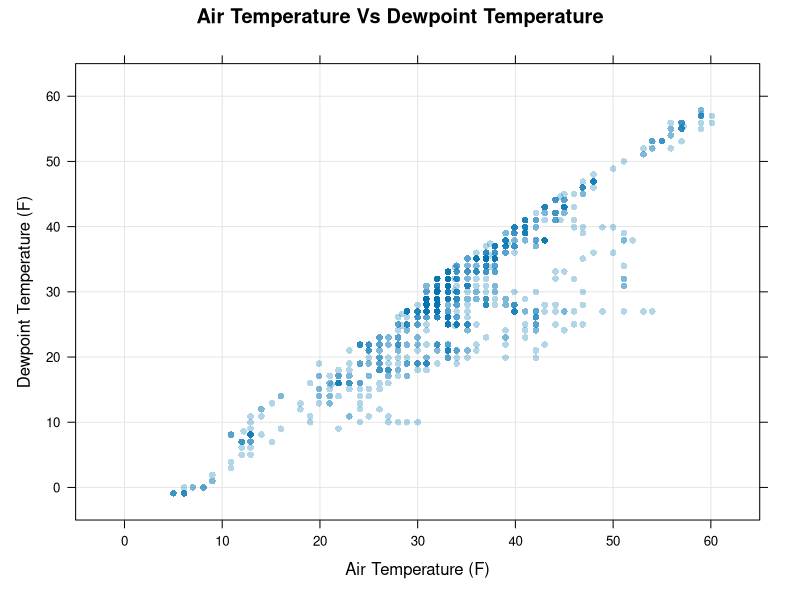
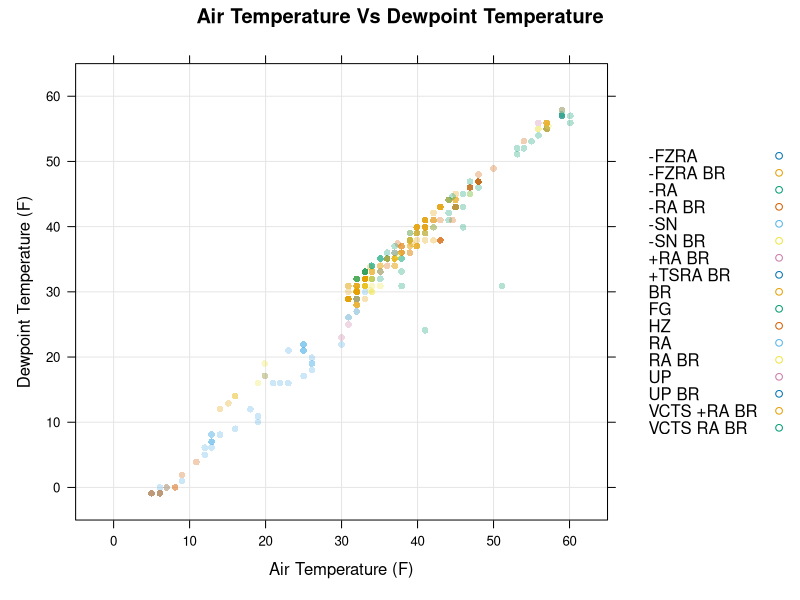
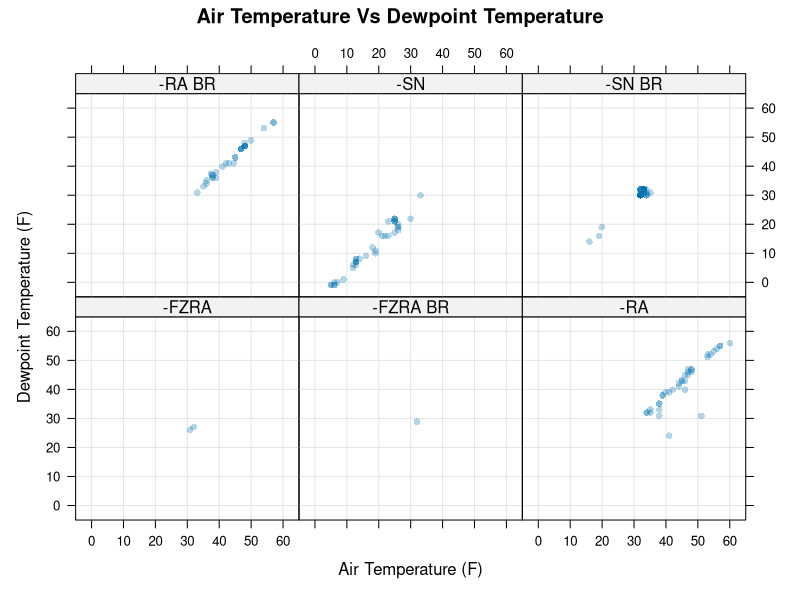
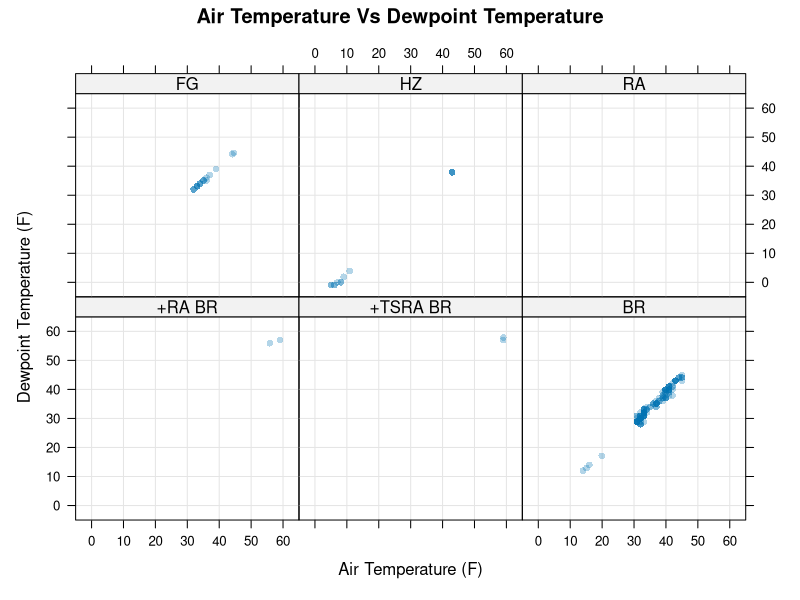
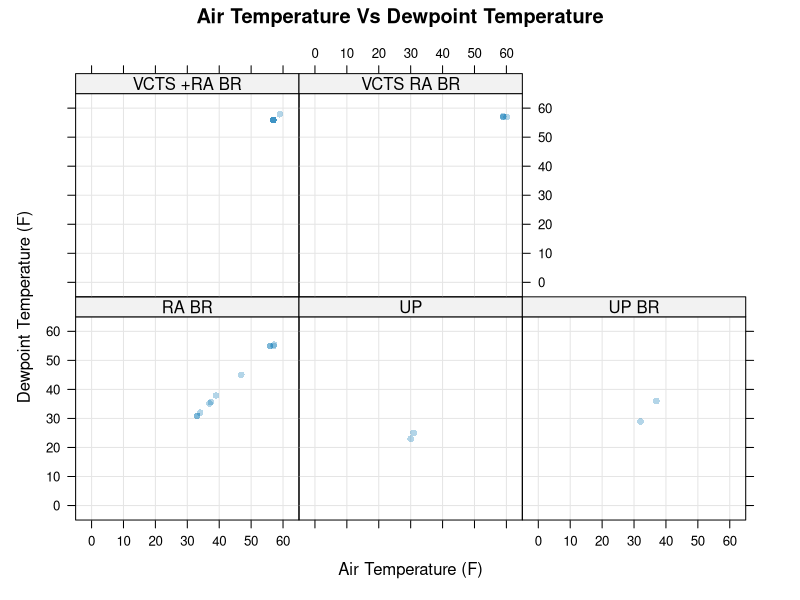

Here is the R script that generated these plots, in order:
library(lattice)
library(latticeExtra) # many other options are enabled by latticeExtra, but we're using it for the grid here.

getwd() # check your current directory 
setwd('C:/Users/Downi/Documents/GitHub/EAPS_310_R-ShortCourse/5-Visualization Options in R/') # ENTER YOUR OWN DIRECTORY
getwd()

# the file may be a txt but the IEM site noted that it was comma delimited, so read.csv is appropriate.
asos <- read.csv('LAF.txt', header=T, stringsAsFactors=F, na.strings='null')

# before we get into visualization, we need to clean up some of the column data types.
# the station and wxcodes should be factors
asos$station <- as.factor(asos$station)
asos$wxcodes <- as.factor(asos$wxcodes)
levels(asos$wxcodes)

# Now, lets get down to visualizing!
# Lattice relies pretty heavily on the formula system like you would use in lm.
# Let's get started with a basic scatterplot
xyplot(dwpf~tmpf, data=asos, pch=16, alpha=0.3,
       xlim=c(-5,65), ylim=c(-5,65),
       grid=T,
       main='Air Temperature Vs Dewpoint Temperature',
       xlab='Air Temperature (F)',
       ylab='Dewpoint Temperature (F)')

# In some ways, this figure was easier to produce but what if we want to look at the relationship by group?
# maybe by weather code?
xyplot(dwpf~tmpf, data=asos, groups=wxcodes,
       pch=16, alpha=0.3,
       xlim=c(-5,65), ylim=c(-5,65),
       grid=T,
       auto.key=T,
       main='Air Temperature Vs Dewpoint Temperature',
       xlab='Air Temperature (F)',
       ylab='Dewpoint Temperature (F)')
# This isn't great given how many categories (groups) there are. How about we try paneling!

# png, jpg, pdf, and other commands like these are used for writing to file figures.
png('./figures/sampleXyPlot%02d.png', units='in', res=220, width=8.5, height=6)
xyplot(dwpf~tmpf | wxcodes, data=asos,
       pch=16, alpha=0.3,
       xlim=c(-5,65), ylim=c(-5,65),
       grid=T,
       auto.key=T,
       layout=c(3,2), # the layout argument is columns by rows and specifies the panels.
       main='Air Temperature Vs Dewpoint Temperature',
       xlab='Air Temperature (F)',
       ylab='Dewpoint Temperature (F)')
dev.off()

# notice the %02d at the end of the file path. That ensures that the different plots are saved with a number
# at the end so they don't overwrite each other.

# So much more can be done with lattice graphics but we'll stop here. It takes a lot of time to get used to
# lattice but it is definitely worthwhile to learn. I've included an example figure from my thesis in the
# figures folder that shows what can be done with lattice in a reasearch setting.
